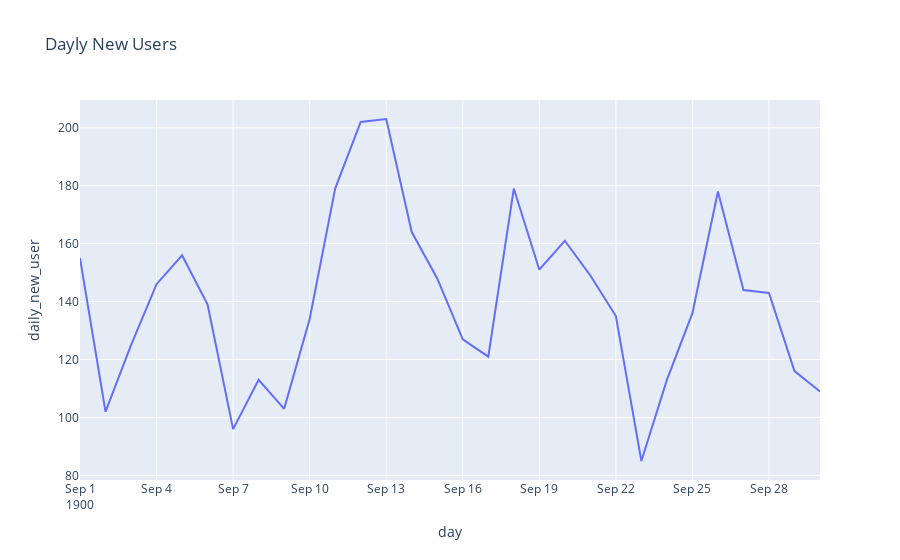

Notebook code for this chart:
### Code cell
fig = px.line(dnu, x='day', y='daily_new_user', title='Dayly New Users')
fig.show()

### Figure 1 — Plotly figure (JSON) as saved in the notebook; plotly's stock layout.template omitted (floating-point values rounded to 4 significant figures)
{"data": [{"hovertemplate": "day=%{x}<br>daily_new_user=%{y}<extra></extra>", "legendgroup": "", "line": {"color": "#636efa", "dash": "solid"}, "marker": {"symbol": "circle"}, "mode": "lines", "name": "", "orientation": "v", "showlegend": false, "type": "scatter", "x": ["1900-09-01T00:00:00", "1900-09-02T00:00:00", "1900-09-03T00:00:00", "1900-09-04T00:00:00", "1900-09-05T00:00:00", "1900-09-06T00:00:00", "1900-09-07T00:00:00", "1900-09-08T00:00:00", "1900-09-09T00:00:00", "1900-09-10T00:00:00", "1900-09-11T00:00:00", "1900-09-12T00:00:00", "1900-09-13T00:00:00", "1900-09-14T00:00:00", "1900-09-15T00:00:00", "1900-09-16T00:00:00", "1900-09-17T00:00:00", "1900-09-18T00:00:00", "1900-09-19T00:00:00", "1900-09-20T00:00:00", "1900-09-21T00:00:00", "1900-09-22T00:00:00", "1900-09-23T00:00:00", "1900-09-24T00:00:00", "1900-09-25T00:00:00", "1900-09-26T00:00:00", "1900-09-27T00:00:00", "1900-09-28T00:00:00", "1900-09-29T00:00:00", "1900-09-30T00:00:00"], "xaxis": "x", "y": [155, 102, 125, 146, 156, 139, 96, 113, 103, 134, 179, 202, 203, 164, 148, 127, 121, 179, 151, 161, 149, 135, 85, 113, 136, 178, 144, 143, 116, 109], "yaxis": "y"}], "layout": {"legend": {"tracegroupgap": 0}, "title": {"text": "Dayly New Users"}, "xaxis": {"anchor": "y", "domain": [0, 1], "title": {"text": "day"}}, "yaxis": {"anchor": "x", "domain": [0, 1], "title": {"text": "daily_new_user"}}}}
